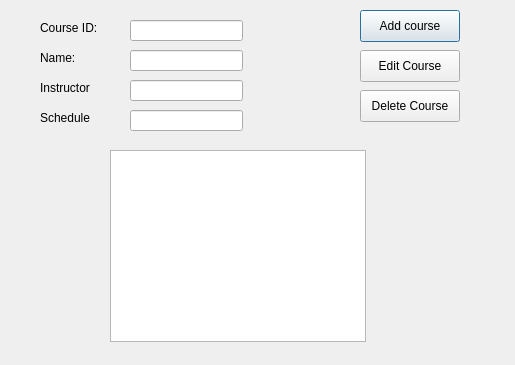
<?xml version="1.0" encoding="UTF-8"?>
<ui version="4.0">
 <class>coursemanagement</class>
 <widget class="QDialog" name="coursemanagement">
  <property name="geometry">
   <rect>
    <x>0</x>
    <y>0</y>
    <width>515</width>
    <height>365</height>
   </rect>
  </property>
  <property name="windowTitle">
   <string>Dialog</string>
  </property>
  <widget class="QListWidget" name="courseList">
   <property name="geometry">
    <rect>
     <x>110</x>
     <y>150</y>
     <width>256</width>
     <height>192</height>
    </rect>
   </property>
  </widget>
  <widget class="QLineEdit" name="courseIdInput">
   <property name="geometry">
    <rect>
     <x>130</x>
     <y>20</y>
     <width>113</width>
     <height>21</height>
    </rect>
   </property>
  </widget>
  <widget class="QLabel" name="label">
   <property name="geometry">
    <rect>
     <x>40</x>
     <y>20</y>
     <width>71</width>
     <height>16</height>
    </rect>
   </property>
   <property name="text">
    <string>Course ID: </string>
   </property>
  </widget>
  <widget class="QLineEdit" name="courseNameInput">
   <property name="geometry">
    <rect>
     <x>130</x>
     <y>50</y>
     <width>113</width>
     <height>21</height>
    </rect>
   </property>
  </widget>
  <widget class="QLineEdit" name="courseInstructorInput">
   <property name="geometry">
    <rect>
     <x>130</x>
     <y>80</y>
     <width>113</width>
     <height>21</height>
    </rect>
   </property>
  </widget>
  <widget class="QLineEdit" name="courseScheduleInput">
   <property name="geometry">
    <rect>
     <x>130</x>
     <y>110</y>
     <width>113</width>
     <height>21</height>
    </rect>
   </property>
  </widget>
  <widget class="QLabel" name="label_2">
   <property name="geometry">
    <rect>
     <x>40</x>
     <y>50</y>
     <width>91</width>
     <height>16</height>
    </rect>
   </property>
   <property name="text">
    <string>Name: </string>
   </property>
  </widget>
  <widget class="QLabel" name="label_3">
   <property name="geometry">
    <rect>
     <x>40</x>
     <y>80</y>
     <width>71</width>
     <height>16</height>
    </rect>
   </property>
   <property name="text">
    <string>Instructor</string>
   </property>
  </widget>
  <widget class="QLabel" name="label_4">
   <property name="geometry">
    <rect>
     <x>40</x>
     <y>110</y>
     <width>71</width>
     <height>16</height>
    </rect>
   </property>
   <property name="text">
    <string>Schedule</string>
   </property>
  </widget>
  <widget class="QPushButton" name="addCourseButton">
   <property name="geometry">
    <rect>
     <x>360</x>
     <y>10</y>
     <width>100</width>
     <height>32</height>
    </rect>
   </property>
   <property name="text">
    <string>Add course</string>
   </property>
  </widget>
  <widget class="QPushButton" name="editCourseButton">
   <property name="geometry">
    <rect>
     <x>360</x>
     <y>50</y>
     <width>100</width>
     <height>32</height>
    </rect>
   </property>
   <property name="text">
    <string>Edit Course</string>
   </property>
  </widget>
  <widget class="QPushButton" name="deleteCourseButton">
   <property name="geometry">
    <rect>
     <x>360</x>
     <y>90</y>
     <width>100</width>
     <height>32</height>
    </rect>
   </property>
   <property name="text">
    <string>Delete Course</string>
   </property>
  </widget>
 </widget>
 <resources/>
 <connections/>
</ui>
